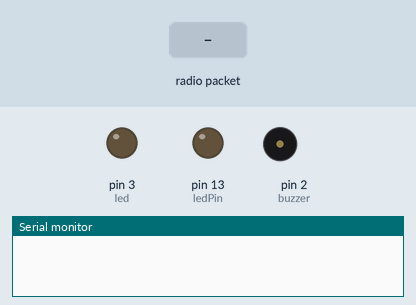
Recording of a sketch running on a simulated Arduino Uno, built with avr-gcc and run on an emulated ATmega328P. Shown: output pins drawn as LEDs (lit = HIGH), buzzer (waves = sounding), the last lines printed to the serial monitor. The test bench sets the inputs (shaded band). No radio packets arrive unless stated.

Above: at 1.7 s.
1.8 s: radio packet "1" arrives
At 3.3 s:
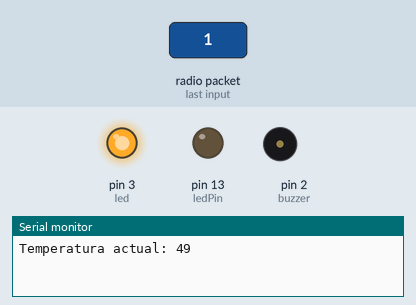
3.6 s: radio packet "0" arrives
At 4.7 s:
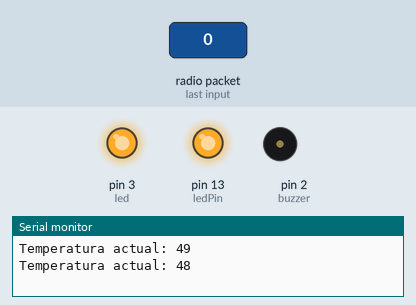
5.2 s: radio packet "2" arrives
At 5.9 s:
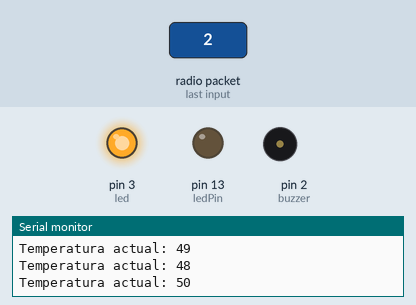
Timing chart, 0 to 8.2 s (numbered marks = the images above; inputs shaded):
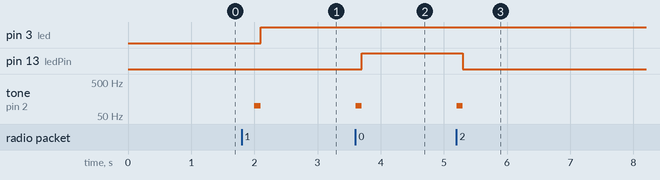

Measured:
- after the input at 1.8 s, pin 3 (led): LOW → HIGH after 0.30 s; tone on pin 2 (buzzer): silent → 100 Hz after 0.20 s, → silent 0.10 s later
- after the input at 3.6 s, pin 13 (ledPin): LOW → HIGH after 0.10 s; tone on pin 2 (buzzer): silent → 100 Hz at once, → silent 0.10 s later
- after the input at 5.2 s, pin 13 (ledPin): HIGH → LOW after 0.10 s; tone on pin 2 (buzzer): silent → 100 Hz at once, → silent 0.10 s later

The sketch:

Receptor.ino
```cpp
#include <VirtualWire.h>

int ledPin = 13;
int contador = 0;
const int buzzer = 2;
const int led = 3;
int rxPin = 6;
int setPoint = 36;

void setup() {
  vw_set_ptt_inverted(true);
  vw_setup(2000);
  vw_set_rx_pin(rxPin);
  vw_rx_start();
  pinMode (ledPin, OUTPUT);
  pinMode (led, OUTPUT);
  Serial.begin(9600);
  delay(500);
}

void loop(){
  uint8_t buf[VW_MAX_MESSAGE_LEN];
  uint8_t buflen = VW_MAX_MESSAGE_LEN;

  if (vw_get_message(buf, &buflen)) {
    for (int i = 0; i < buflen; i++) {

      int temp = buf[i];
      Serial.print ("Temperatura actual: ");
      Serial.println(temp);

      if (temp >= setPoint){
        alarma();
        digitalWrite(led, HIGH);
      } else {
        digitalWrite(led, LOW);
      }

      if(contador == 1) {
        digitalWrite(ledPin, HIGH);
        contador = 0;
      }
      else {
        digitalWrite(ledPin, LOW);
        contador = 1;
      }
    }
  }
  delay(300);
}


void alarma(){
  tone (buzzer, 100, 100);
  delay(100);
}
```
